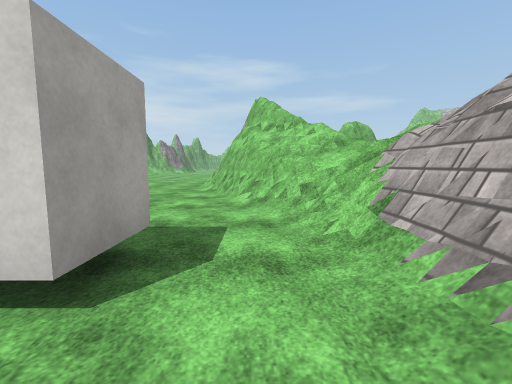
View 1 (above)

24 first-person views from a walk through a Unity game level. The camera is 1.4 m above the floor, tilts 6° down and sees 90° across. The floor is counted in squares, 2 m on a side. Each view is taken from the middle of a square. On the plan, view 1 faces up. The plan holds only what a view shows up to about 9 squares ahead; the rest is blank. The place goes on beyond the plan. Surface patterns are stand-ins for the level's own textures.

View 2
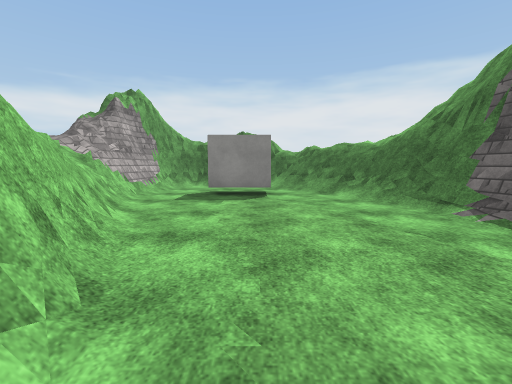

View 3
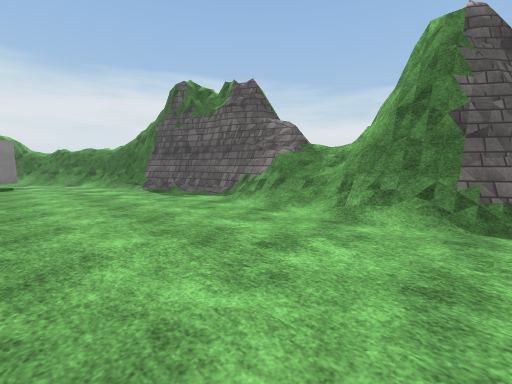

View 4
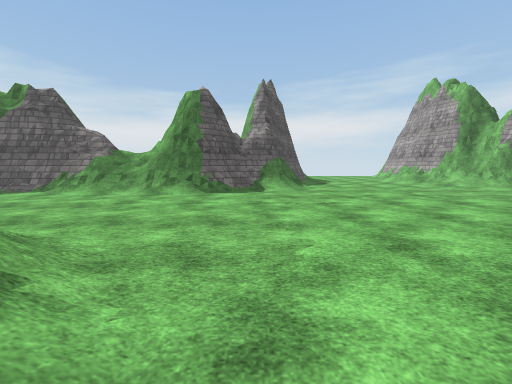

View 5
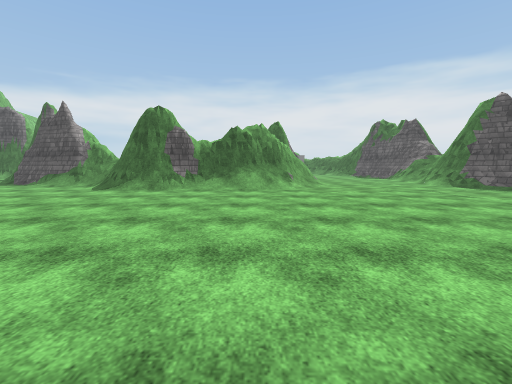

View 6
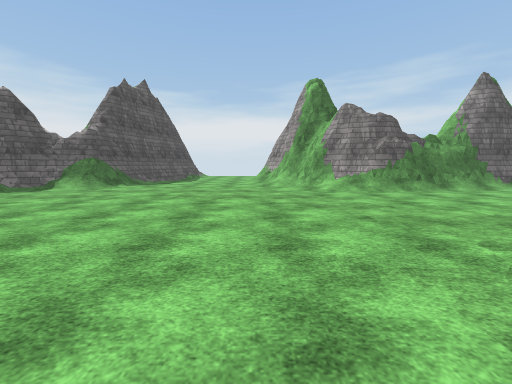

View 7
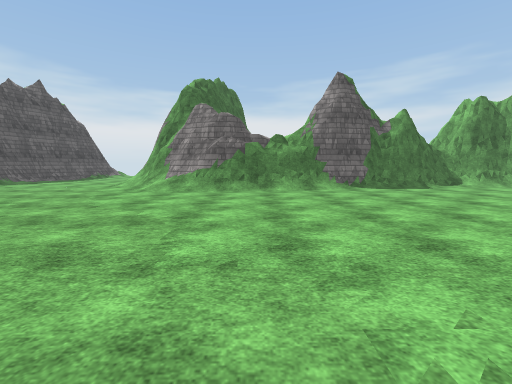

View 8
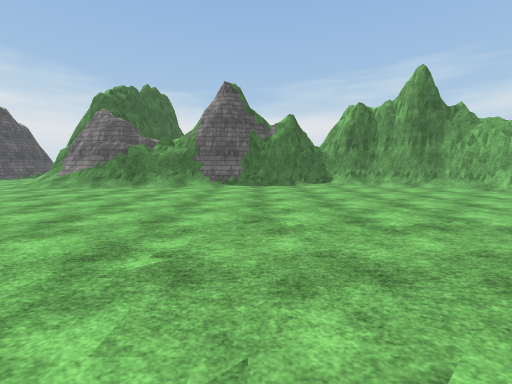

View 9
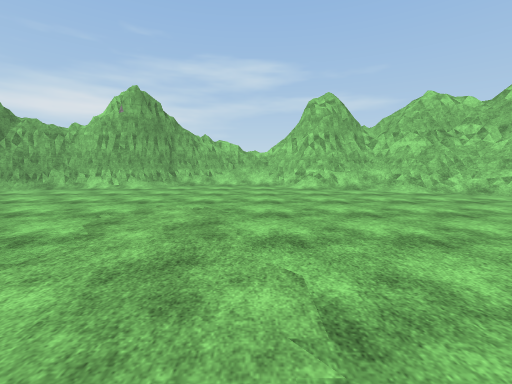

View 10
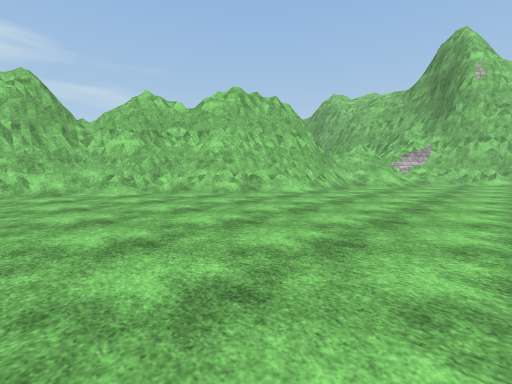

View 11
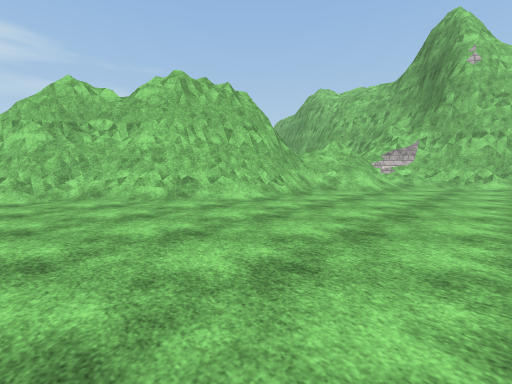

View 12
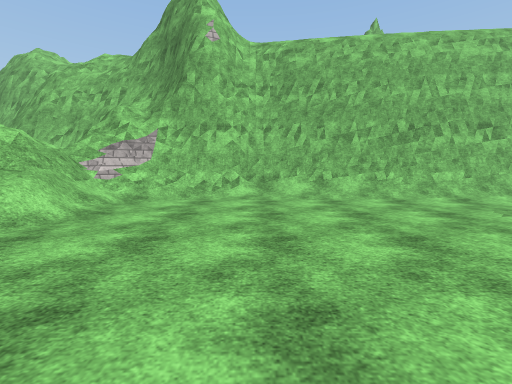

View 13
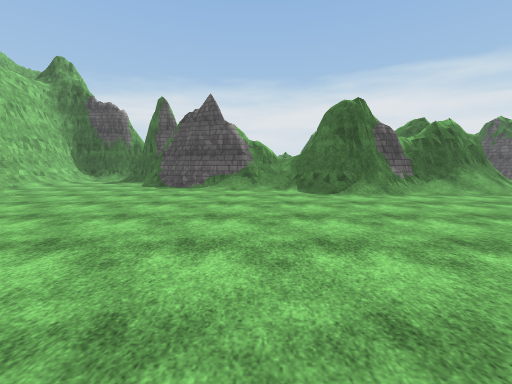

View 14
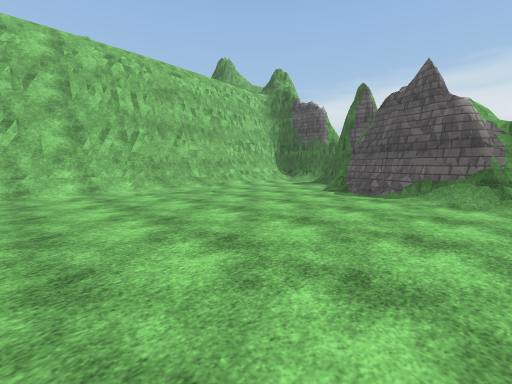

View 15
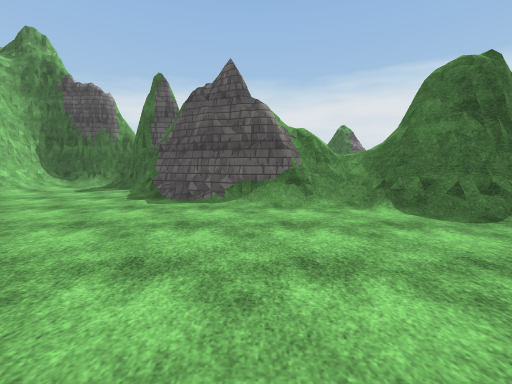

View 16
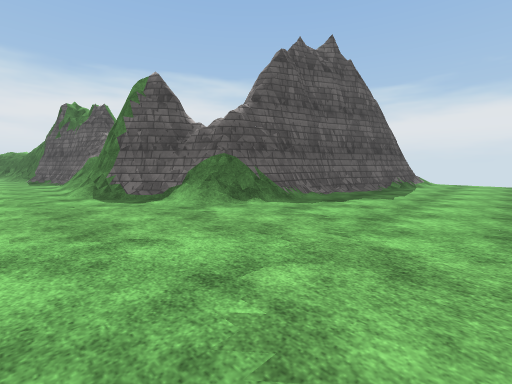

View 17
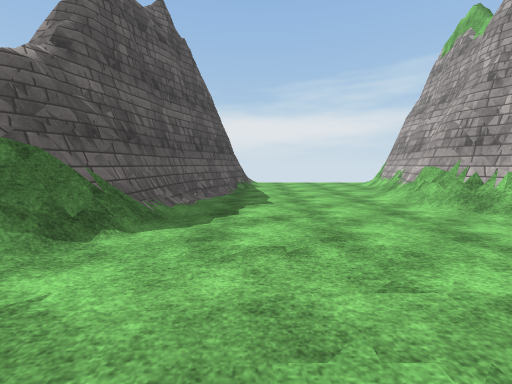

View 18
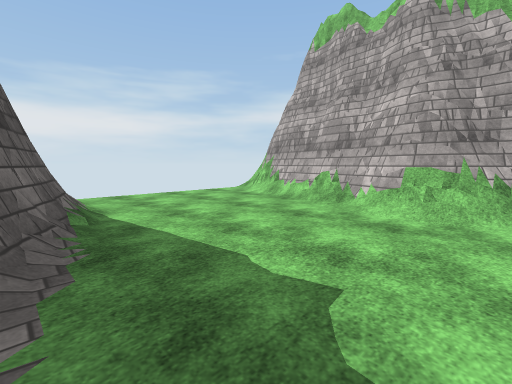

View 19
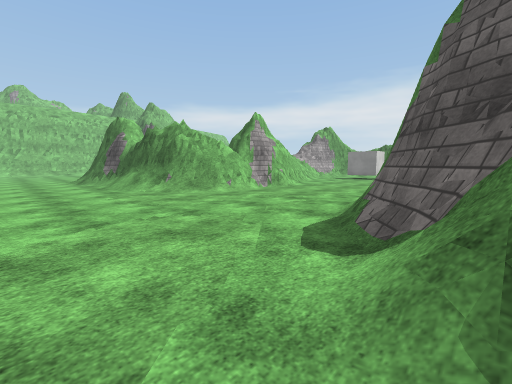

View 20
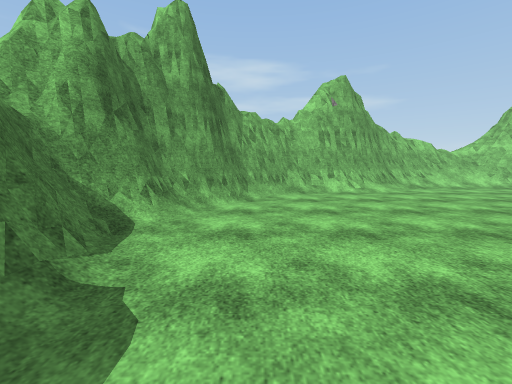

View 21
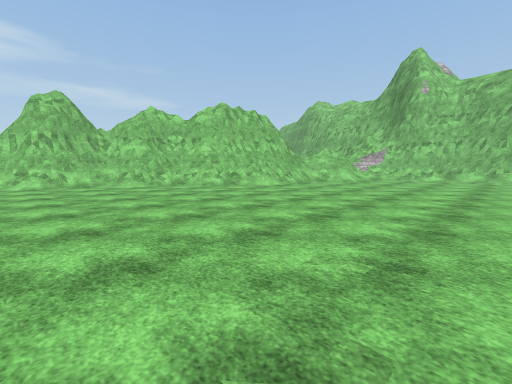

View 22
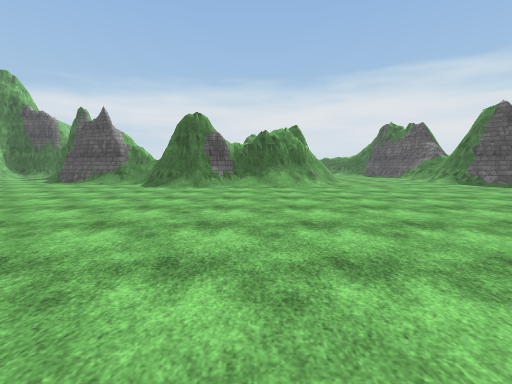

View 23
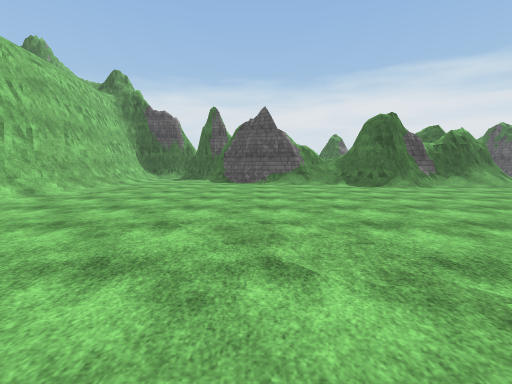

View 24
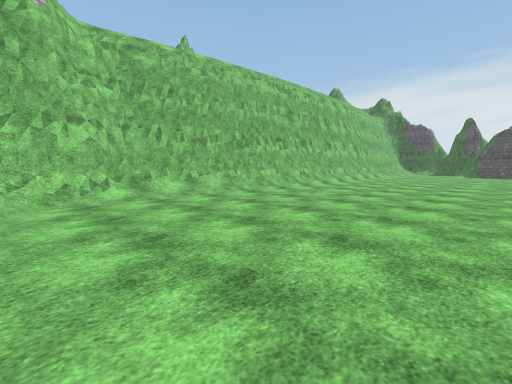

### Floor plan
Key: @ floor where view 1 was taken; # wall or solid block; . floor; / step, stairs or slope; = window, fence, low wall or low ledge; ^ raised ledge.
Columns run from 15 left of view 1 to 15 right of it. Each row starts with its distance up from view 1.
 37              ###=#
 36            ###///###
 35          ####/.../####
 34         ##/........./##
 33        ##/.........../##
 32        #/............./######
 31        #/...............///=###
 30        #/..................//##
 29        #/..................../#
 28        ##.....................#
 27         #.....................#
 26         #.....................#
 25         #/...... .............#
 24         #/.......       ...../#
 23         #/......        ...../#
 22         #/......        ...../#
 21 ###    ##/...... .      ...../#
 20 ./######/...........  .......
 19 ....////............  ......
 18 ............................
 17 ............................./#
 16 ............................./#
 15  ###//......................./#
 14    ######..................../#
 13        ##..........//......../#
 12         ##...../#####/......./#
 11          #..../###  #=##...../#
 10          #....##      ####.../#
  9          #....#          ##../#
  8          #....#           ##./#
  7          #....##           ####
  6          #.....#
  5          ##....##
  4           #.....^^
  3           #.....^^
  2           #/.##.##
  1           ##/ #.#
  0            ##//@#
 -1            ##  ##

Positions as (right, up) in squares from view 1, and headings:
1: (0, 0), facing up
2: (-2, 8), facing down
3: (-2, 12), facing down-left
4: (1, 13), facing left
5: (1, 20), facing down
6: (1, 19), facing left
7: (1, 24), facing left
8: (2, 28), facing left
9: (1, 27), facing up
10: (3, 27), facing up-right
11: (5, 27), facing up-right
12: (9, 27), facing right
13: (7, 19), facing down
14: (7, 17), facing down-right
15: (8, 16), facing down
16: (-4, 18), facing down-left
17: (-5, 16), facing left
18: (-9, 15), facing up-left
19: (-7, 15), facing down-right
20: (-6, 28), facing up
21: (2, 25), facing up-right
22: (2, 21), facing down
23: (9, 21), facing down
24: (9, 29), facing down-right
